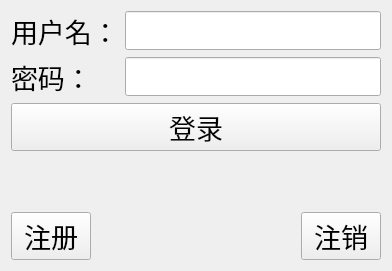
<?xml version="1.0" encoding="UTF-8"?>
<ui version="4.0">
 <class>TcpClient</class>
 <widget class="QWidget" name="TcpClient">
  <property name="geometry">
   <rect>
    <x>0</x>
    <y>0</y>
    <width>392</width>
    <height>271</height>
   </rect>
  </property>
  <property name="windowTitle">
   <string>TcpClient</string>
  </property>
  <layout class="QGridLayout" name="gridLayout_2">
   <item row="0" column="0">
    <layout class="QVBoxLayout" name="verticalLayout_2">
     <item>
      <layout class="QVBoxLayout" name="verticalLayout">
       <item>
        <layout class="QGridLayout" name="gridLayout">
         <item row="0" column="0">
          <widget class="QLabel" name="label">
           <property name="font">
            <font>
             <pointsize>20</pointsize>
            </font>
           </property>
           <property name="text">
            <string>用户名：</string>
           </property>
          </widget>
         </item>
         <item row="0" column="1">
          <widget class="QLineEdit" name="name_le">
           <property name="font">
            <font>
             <pointsize>20</pointsize>
            </font>
           </property>
          </widget>
         </item>
         <item row="1" column="0">
          <widget class="QLabel" name="label_2">
           <property name="font">
            <font>
             <pointsize>20</pointsize>
            </font>
           </property>
           <property name="text">
            <string>密码：</string>
           </property>
          </widget>
         </item>
         <item row="1" column="1">
          <widget class="QLineEdit" name="pwd_le">
           <property name="font">
            <font>
             <pointsize>20</pointsize>
            </font>
           </property>
           <property name="echoMode">
            <enum>QLineEdit::Password</enum>
           </property>
          </widget>
         </item>
         <item row="2" column="0" colspan="2">
          <widget class="QPushButton" name="login_pb">
           <property name="font">
            <font>
             <pointsize>20</pointsize>
            </font>
           </property>
           <property name="text">
            <string>登录</string>
           </property>
          </widget>
         </item>
        </layout>
       </item>
       <item>
        <layout class="QHBoxLayout" name="horizontalLayout">
         <item>
          <spacer name="verticalSpacer">
           <property name="orientation">
            <enum>Qt::Vertical</enum>
           </property>
           <property name="sizeHint" stdset="0">
            <size>
             <width>20</width>
             <height>40</height>
            </size>
           </property>
          </spacer>
         </item>
        </layout>
       </item>
      </layout>
     </item>
     <item>
      <layout class="QHBoxLayout" name="horizontalLayout_2">
       <item>
        <widget class="QPushButton" name="regist_pb">
         <property name="font">
          <font>
           <pointsize>20</pointsize>
          </font>
         </property>
         <property name="text">
          <string>注册</string>
         </property>
        </widget>
       </item>
       <item>
        <spacer name="horizontalSpacer">
         <property name="orientation">
          <enum>Qt::Horizontal</enum>
         </property>
         <property name="sizeHint" stdset="0">
          <size>
           <width>183</width>
           <height>17</height>
          </size>
         </property>
        </spacer>
       </item>
       <item>
        <widget class="QPushButton" name="cancel_pb">
         <property name="font">
          <font>
           <pointsize>20</pointsize>
          </font>
         </property>
         <property name="text">
          <string>注销</string>
         </property>
        </widget>
       </item>
      </layout>
     </item>
    </layout>
   </item>
  </layout>
 </widget>
 <resources/>
 <connections/>
</ui>
